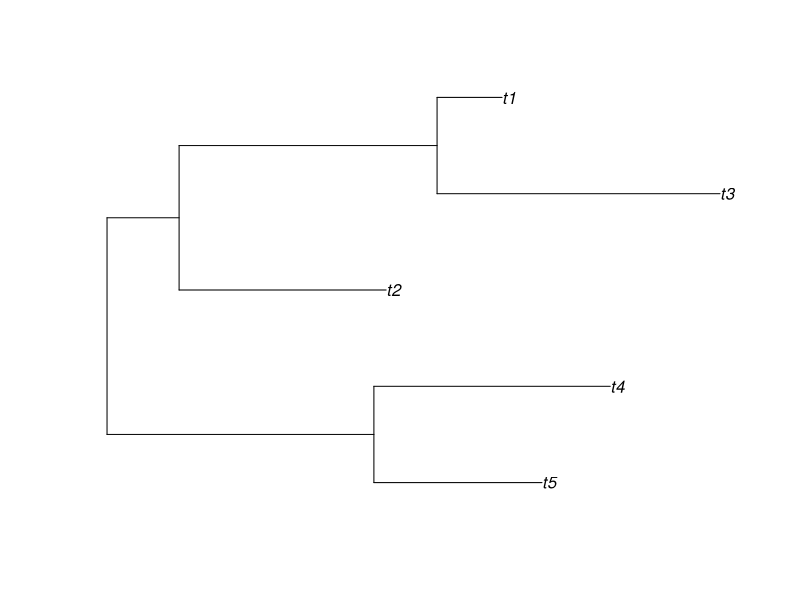
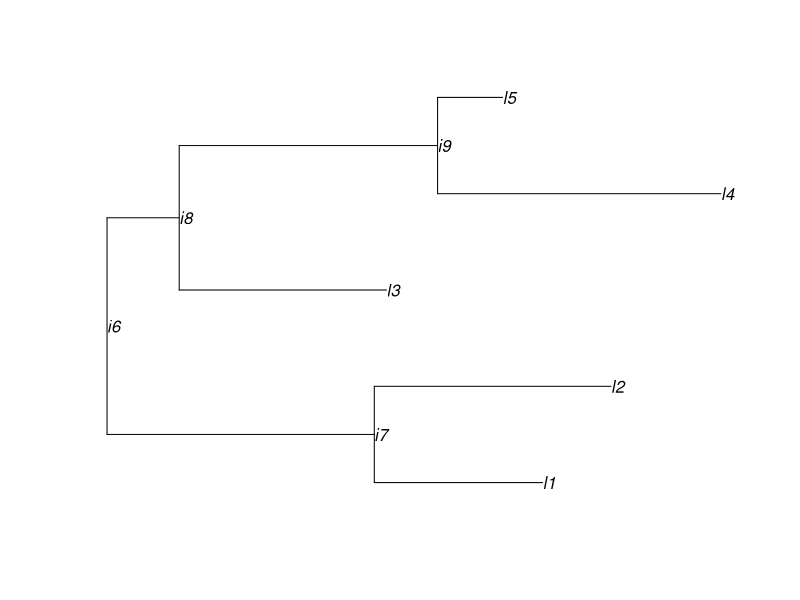
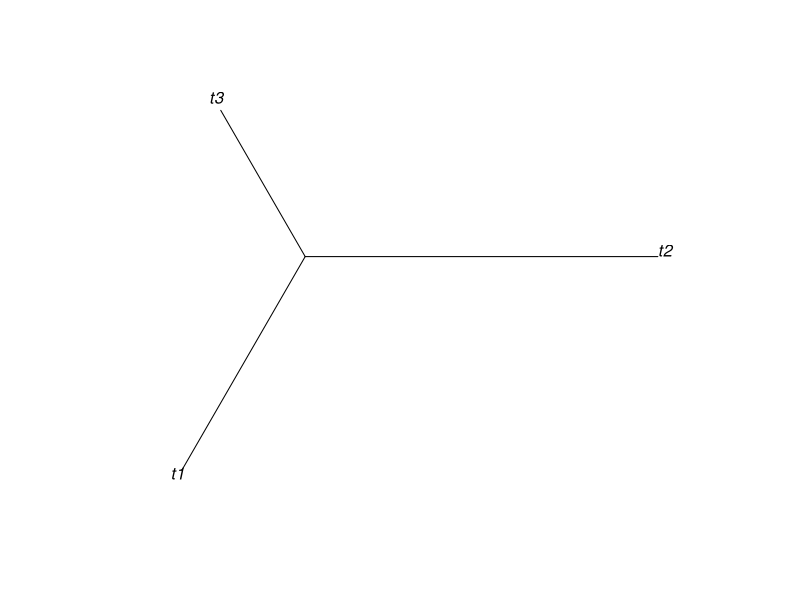
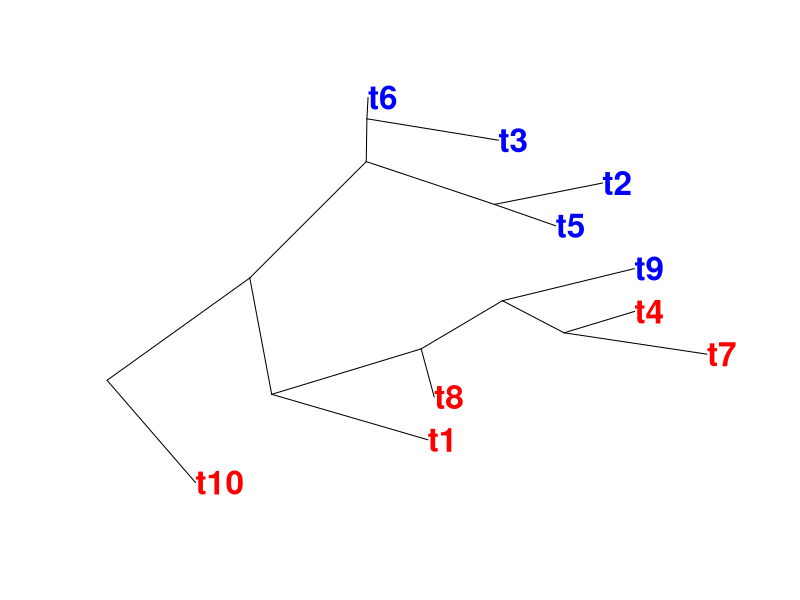
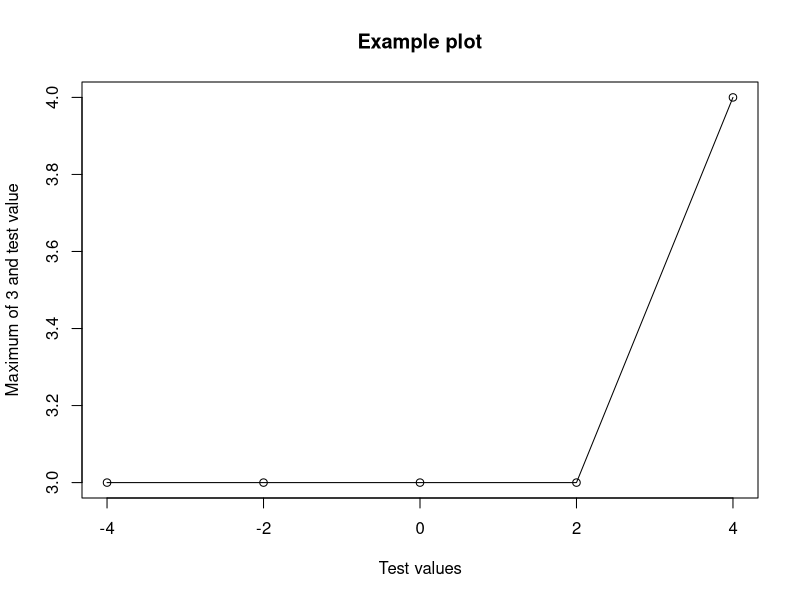
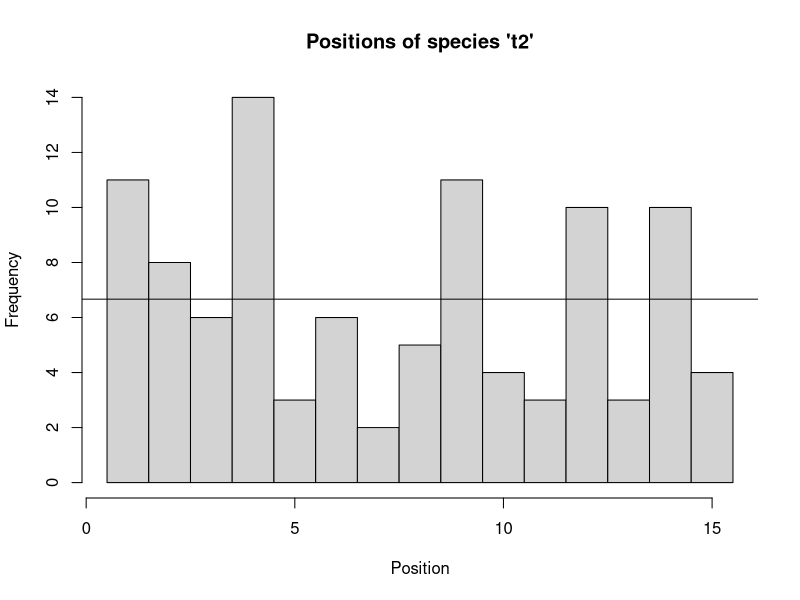
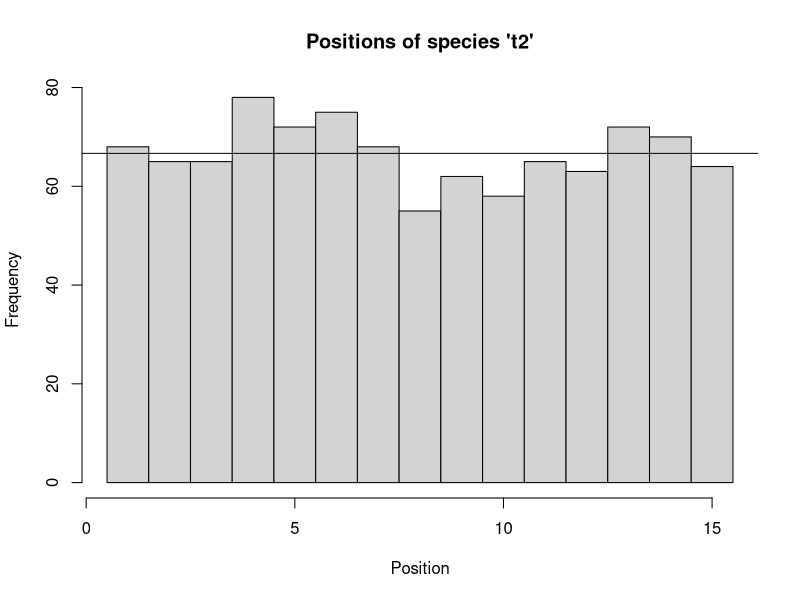

Reproduce these figures in R, in order.
#-------------------------------------------------------------------------------
################################################################################
#                             ViroInf Workshop
################################################################################
#-------------------------------------------------------------------------------
# Tutorial on various tree reconstruction methods using R
# by Sophie Kersting
# Wednesday, 5th October, 2022
################################################################################
#-------------------------------------------------------------------------------
# 1) Introduction to R
#-------------------------------------------------------------------------------
################################################################################

# Create your own directory for the tutorial and copy all R scripts!
# Now, you can set your working directory there (edit the example path).
setwd("C:\\Users\\Sophie\\Desktop\\ViroInfTutorial")

# Useful shortcuts to remember:
# Execute next command:   Ctrl+Enter (Windows/Linux)  Cmd+Return (Mac)
# Create "<-" symbol:     Alt+- (Windows/Linux)       Option+- (Mac)
# Show help for marked function: F1
# Show code of marked function: F2
# use the command 'dev.off()' to reset the plot settings

################################################################################
# a) Variables and first functions
# ----- all variables are defined with the "<-" symbol
a <- 2      
b <- "hello"
c3_Po <- 5.7*sqrt(12)
# ----- we can create vectors with c(element1, element2, ...)
my_vec <- c("hello", "HI", "high", "virus") 
rep_vec <- rep(c("Group A", "Group B"), 10)
num_vec <- 21:36
c(my_vec, rep_vec)
num_vec[3]
my_vec[1:2]
my_vec[c(4,3,1,2)]
length(my_vec)
# ----- these are some functions to deal with strings
grep(pattern = "i", my_vec)
grepl(pattern = "i", my_vec)
paste("hello","hi", sep = " ")
paste0("hello","hi")
paste(my_vec, collapse = "', '")

#_______________________________________________________________________________
# Task: Experiment with the variables. For example, try...
# 1.) creating a vector containing strings and numbers,
vec <- c("hello", "hi",1) # the "1" is seen as character, i.e. string
# 2.) filtering all of the following labels of dna sequences to get the ones 
# from the philippines,
LABS <- c('D4Brazi82', 'D4ElSal83', 'D4ElSal94', 'D4Indon76', 'D4Indon77', 
            'D4Mexico84', 'D4NewCal81', 'D4Philip64', 'D4PhilIp56', 
            'D4Philip84', 'D4PRico86', 'D4SLanka78', 'D4Tahiti79', 
            'D4Tahiti85', 'D4Thai63', 'D4Thai78', 'D4Thai84')
LABS[grep("Philip", LABS, ignore.case = TRUE)]
# 3.) accessing the last two elements of the LABS vector,
l <- length(LABS)
vec[(l-1):l]
# 4.) and creating a variable containing the path to the dengue data set.
dengue_path <- paste0("C:\\Users\\Sophie\\Documents\\GitHub\\",
                      "hiddensee-datasets\\datasets\\dengue\\",
                      "Dengue4.env.nex")
#_______________________________________________________________________________

################################################################################
# b) Trees and lists (format "phylo")
# the ape package can give us a random tree (generated with Yule process)
mytree <- ape::rtree(n=5, rooted = TRUE)
ape::plot.phylo(mytree)
# access the parts of the tree:
mytree$edge
mytree$tip.label
mytree$Nnode
mytree$edge.length
# plot the tree
mytree$tip.label <- c("l1","l2","l3","l4","l5")
mytree$node.label <- c("i6","i7","i8","i9")
ape::plot.phylo(mytree, show.node.label = TRUE)
# lists of trees
moretrees <- list(firsttree = ape::rtree(n=3, rooted = T), 
                  secondtree = ape::rtree(n=4, rooted = T),
                  thirdtree = ape::rtree(n=16, rooted = T))
attr(moretrees, "class") <- "multiPhylo"
moretrees$firsttree
moretrees[[1]]
#_______________________________________________________________________________
# Task: Experiment with trees and lists. For example, try...
# 1.) experimenting with different numbers of leaves.
mytree <- ape::rtree(n=5, rooted = TRUE)
# 2.) setting rooted=FALSE and observing the difference 
# (plot with type="unrooted", "fan" or "radial).
mytree <- ape::rtree(n=3, rooted = F)
ape::plot.phylo(mytree, type = "unrooted")
# 3.) plotting the next tree (MYTREE) as a cladogram with half of the labels 
# colored in red, the other half in blue, larger text size and bold letters
# (-> consult the help page for more information on such options).
set.seed(42); MYTREE <- ape::rtree(n=10, rooted = T)
ape::plot.phylo(MYTREE, type = "cladogram", 
                tip.color = c(rep("red",5), rep("blue",5)), font = 2, cex=2)
#_______________________________________________________________________________


################################################################################
# c) Functions, if-else
# ------ Functions and if-else
if(3>4){ 
  print("hello")
}else{
  print("bye")
}
# ------ Functions (and if-else)
myMaxFunction <- function(x,y){
  if(x>y){
    # swap x and y
    temp <- y
    y <- x
    x <- temp
  } 
  return(y)
}
myMaxFunction(3,5); myMaxFunction(3,-5); myMaxFunction(1,2)

myGreatFunction <- function(how_often, strings, add_star){
  if(add_star){
    print(paste(strings, collapse = " * "))
  } else {
    print(rep(strings[1], how_often))
  }
}
myGreatFunction(3, c("hello", "hi", "virus"), TRUE)
myGreatFunction(strings = c("hello", "hi", "virus"), add_star = FALSE, 
                how_often = 3)
# ----- For-loops
for(i in 1:5){
  if(myMaxFunction(3,i)!=max(3,i)){
    print(paste("Oh no! Functions do not agree for i =",i))
  }
}
#_______________________________________________________________________________
# Task: Experiment with all of this. For example, try:
# 1.) Modify the For-Loop such that the error message is triggered.
for(i in 1:5){
  if(myMaxFunction(3,i)!=max(4,i)){
    print(paste("Oh no! Functions do not agree for i =",i))
  }
}
for(i in 1:5){
  if(TRUE){
    print(paste("Oh no! Functions do not agree for i =",i))
  }
}
# 2.) Create a function that receives a vector of strings, a vector of patterns 
# and a vector of color names as input.
# The function should create a vector of color names as long as the vector of
# strings. If the i-th string does not contain any pattern it gets color black,
# if it contains the first pattern it gets the first color, etc.
# Example: c("T","C","A","T") with pattern c("A","C") and colors 
# c("red", "blue") the function should yield c("black","blue","red","black")
myColsStrings <- function(strings, patterns, cols){
  #insert your code here
}
myColsStrings <- function(strings, patterns, cols){
  output <- rep("black",length(strings))
  for(p in 1:length(patterns)){
    for(i in 1:length(strings)){
      if(grepl(patterns[p], strings[i])){
        output[i] <- cols[p]
      }
    }
  }
  return(output)
}
# 3.) Test it with the labels we already used in part a):
LABS <- c('D4Brazi82', 'D4ElSal83', 'D4ElSal94', 'D4Indon76', 'D4Indon77', 
          'D4Mexico84', 'D4NewCal81', 'D4Philip64', 'D4PhilIp56', 
          'D4Philip84', 'D4PRico86', 'D4SLanka78', 'D4Tahiti79', 
          'D4Tahiti85', 'D4Thai63', 'D4Thai78', 'D4Thai84')
myColsStrings(strings = LABS, patterns = c("Indon","Tahiti"), 
             cols = c("orange","green"))
#_______________________________________________________________________________


################################################################################
# d) For-loops, the sapply function and a little bit of plotting with R
# ------ For-loops and the sapply function
# let's test our first function from part c) for 5 values:
myresults1 <- NULL
myvalues <- c(-4,-2,0,2,4)
for(myindex in 1:5){
  myresults1[myindex] <- myMaxFunction(3,myvalues[myindex])
}
myresults1
# let's do something similar with the sapply function
myresults2 <- sapply(c(-4,-2,0,2,4), FUN = function(x){myMaxFunction(3,x)})
myresults2
myresults1==myresults2
# ----- simple plot
plot(x=myvalues, y=myresults1, main="Example plot", xlab="Test values", 
     ylab="Maximum of 3 and test value")
lines(x=myvalues, y=myresults1)
#_______________________________________________________________________________
# Task: Experiment with all of this. For example, try:
# 1.) Use lapply (has the same usage as sapple but saves all results in a list)
# to create a list of 100 Yule trees with n=15 leaves using the ape:rtree 
# function. 
Yule_trees <- lapply(1:100, FUN = function(x){ape::rtree(n=15, rooted=T)})
# You can access the i-th tree by Yule_trees[[i]]
# 2.) How do the label sets of the trees look like? Use sapply to extract the 
# position (index) of label "t2" of each Yule tree.  (Hint: grep function)
Yule_trees[[1]]$tip.label
position_t2 <- sapply(1:100, FUN = function(x){
  grep(pattern = "t2", Yule_trees[[x]]$tip.label)})
# 3.) Plot the results using a bar plot/histogram. Modify the histogram so that 
# we have 15 bars, add a title and a label for the x-axis, and then use
# abline to add a horizontal line indicating where the uniform distribution is.
hist(position_t2, breaks = 1:16-0.5,
     main = "Positions of species 't2'", xlab = "Position")
abline(h=100/15)
# 4.) Is the position of "t2" random? Do the same test for 1000 trees.
Yule_trees <- lapply(1:1000, FUN = function(x){ape::rtree(n=15, rooted=T)})
position_t2 <- sapply(1:1000, FUN = function(x){
  grep(pattern = "t2", Yule_trees[[x]]$tip.label)})
hist(position_t2, breaks = 1:16-0.5,
     main = "Positions of species 't2'", xlab = "Position")
abline(h=1000/15)
#_______________________________________________________________________________


